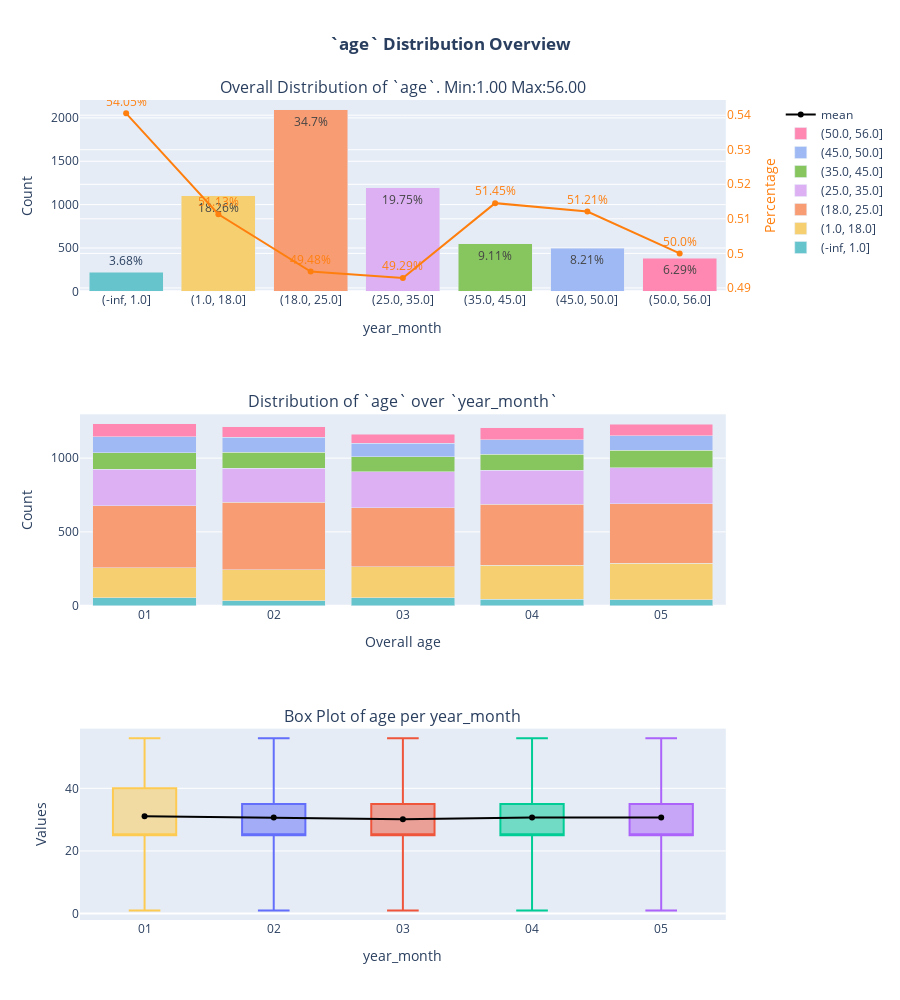

The cell this chart's notebook holds for it:
### Markdown cell above
# Quantile bins with single binary target across time

### Code cell
fig = eda_helper.eda_numerical(users, "age", label="target", timecol="year_month")
fig.show()

### Figure 1 — Plotly figure (JSON) as saved in the notebook; plotly's stock layout.template omitted (floating-point values rounded to 4 significant figures; data arrays with more than 128 entries replaced by an {"elided": "..."} marker saying what was removed)
{"data": [{"customdata": [0.03675, 0.1826, 0.347, 0.1975, 0.09106, 0.08212, 0.06291], "hovertemplate": "%{y} (%{customdata:.1%})", "marker": {"color": ["rgb(102, 197, 204)", "rgb(246, 207, 113)", "rgb(248, 156, 116)", "rgb(220, 176, 242)", "rgb(135, 197, 95)", "rgb(158, 185, 243)", "rgb(254, 136, 177)", "rgb(201, 219, 116)", "rgb(139, 224, 164)", "rgb(180, 151, 231)", "rgb(179, 179, 179)"]}, "name": "age", "showlegend": false, "text": ["3.68%", "18.26%", "34.7%", "19.75%", "9.11%", "8.21%", "6.29%"], "textposition": "auto", "type": "bar", "x": ["(-inf, 1.0]", "(1.0, 18.0]", "(18.0, 25.0]", "(25.0, 35.0]", "(35.0, 45.0]", "(45.0, 50.0]", "(50.0, 56.0]"], "xaxis": "x", "y": [222, 1103, 2096, 1193, 550, 496, 380], "yaxis": "y"}, {"customdata": [0.5405, 0.5113, 0.4948, 0.4929, 0.5145, 0.5121, 0.5], "hovertemplate": "%{y} (%{customdata:.1%})", "marker": {"color": "#ff7f0e"}, "mode": "lines+markers+text", "name": "target", "showlegend": false, "text": ["54.05%", "51.13%", "49.48%", "49.29%", "51.45%", "51.21%", "50.0%"], "textfont": {"color": "#ff7f0e", "size": 12}, "textposition": "top center", "type": "scatter", "x": ["(-inf, 1.0]", "(1.0, 18.0]", "(18.0, 25.0]", "(25.0, 35.0]", "(35.0, 45.0]", "(45.0, 50.0]", "(50.0, 56.0]"], "xaxis": "x", "y": [0.5405, 0.5113, 0.4948, 0.4929, 0.5145, 0.5121, 0.5], "yaxis": "y2"}, {"customdata": [0.04221, 0.0289, 0.04479, 0.03645, 0.03173], "hovertemplate": "%{y} (%{customdata:.1%})", "marker": {"color": "rgb(102, 197, 204)"}, "name": "(-inf, 1.0]", "type": "bar", "x": ["01", "02", "03", "04", "05"], "xaxis": "x2", "y": [52, 35, 52, 44, 39], "yaxis": "y3"}, {"customdata": [0.1656, 0.1734, 0.1826, 0.1906, 0.201], "hovertemplate": "%{y} (%{customdata:.1%})", "marker": {"color": "rgb(246, 207, 113)"}, "name": "(1.0, 18.0]", "type": "bar", "x": ["01", "02", "03", "04", "05"], "xaxis": "x2", "y": [204, 210, 212, 230, 247], "yaxis": "y3"}, {"customdata": [0.3417, 0.3774, 0.3428, 0.3438, 0.3295], "hovertemplate": "%{y} (%{customdata:.1%})", "marker": {"color": "rgb(248, 156, 116)"}, "name": "(18.0, 25.0]", "type": "bar", "x": ["01", "02", "03", "04", "05"], "xaxis": "x2", "y": [421, 457, 398, 415, 405], "yaxis": "y3"}, {"customdata": [0.2005, 0.1891, 0.2102, 0.1889, 0.1993], "hovertemplate": "%{y} (%{customdata:.1%})", "marker": {"color": "rgb(220, 176, 242)"}, "name": "(25.0, 35.0]", "type": "bar", "x": ["01", "02", "03", "04", "05"], "xaxis": "x2", "y": [247, 229, 244, 228, 245], "yaxis": "y3"}, {"customdata": [0.09172, 0.09001, 0.08958, 0.08948, 0.09439], "hovertemplate": "%{y} (%{customdata:.1%})", "marker": {"color": "rgb(135, 197, 95)"}, "name": "(35.0, 45.0]", "type": "bar", "x": ["01", "02", "03", "04", "05"], "xaxis": "x2", "y": [113, 109, 104, 108, 116], "yaxis": "y3"}, {"customdata": [0.08685, 0.08423, 0.07838, 0.08119, 0.07974], "hovertemplate": "%{y} (%{customdata:.1%})", "marker": {"color": "rgb(158, 185, 243)"}, "name": "(45.0, 50.0]", "type": "bar", "x": ["01", "02", "03", "04", "05"], "xaxis": "x2", "y": [107, 102, 91, 98, 98], "yaxis": "y3"}, {"customdata": [0.07143, 0.05698, 0.05168, 0.06959, 0.06428], "hovertemplate": "%{y} (%{customdata:.1%})", "marker": {"color": "rgb(254, 136, 177)"}, "name": "(50.0, 56.0]", "type": "bar", "x": ["01", "02", "03", "04", "05"], "xaxis": "x2", "y": [88, 69, 60, 84, 79], "yaxis": "y3"}, {"boxpoints": false, "jitter": 0.5, "name": "01", "pointpos": -1.8, "showlegend": false, "type": "box", "xaxis": "x3", "y": {"elided": "1232 int values"}, "yaxis": "y4"}, {"boxpoints": false, "jitter": 0.5, "name": "02", "pointpos": -1.8, "showlegend": false, "type": "box", "xaxis": "x3", "y": {"elided": "1211 int values"}, "yaxis": "y4"}, {"boxpoints": false, "jitter": 0.5, "name": "03", "pointpos": -1.8, "showlegend": false, "type": "box", "xaxis": "x3", "y": {"elided": "1161 int values"}, "yaxis": "y4"}, {"boxpoints": false, "jitter": 0.5, "name": "04", "pointpos": -1.8, "showlegend": false, "type": "box", "xaxis": "x3", "y": {"elided": "1207 int values"}, "yaxis": "y4"}, {"boxpoints": false, "jitter": 0.5, "name": "05", "pointpos": -1.8, "showlegend": false, "type": "box", "xaxis": "x3", "y": {"elided": "1229 int values"}, "yaxis": "y4"}, {"marker": {"color": "black"}, "name": "mean", "type": "scatter", "x": ["01", "02", "03", "04", "05"], "xaxis": "x3", "y": [31.05, 30.66, 30.1, 30.66, 30.7], "yaxis": "y4"}], "layout": {"annotations": [{"font": {"size": 16}, "showarrow": false, "text": "Overall Distribution of `age`. Min:1.00 Max:56.00", "x": 0.47, "xanchor": "center", "xref": "paper", "y": 1.0, "yanchor": "bottom", "yref": "paper"}, {"font": {"size": 16}, "showarrow": false, "text": "Distribution of `age` over `year_month`", "x": 0.47, "xanchor": "center", "xref": "paper", "y": 0.6167, "yanchor": "bottom", "yref": "paper"}, {"font": {"size": 16}, "showarrow": false, "text": "Box Plot of age per year_month", "x": 0.47, "xanchor": "center", "xref": "paper", "y": 0.2333, "yanchor": "bottom", "yref": "paper"}], "barmode": "stack", "height": 1000, "hovermode": "x unified", "title": {"text": "<b>`age` Distribution Overview</b>", "x": 0.5}, "xaxis": {"anchor": "y", "domain": [0, 0.94], "title": {"text": "year_month"}}, "xaxis2": {"anchor": "y3", "domain": [0, 0.94], "title": {"text": "Overall age"}}, "xaxis3": {"anchor": "y4", "domain": [0, 0.94], "title": {"text": "year_month"}}, "yaxis": {"anchor": "x", "domain": [0.7667, 1.0], "title": {"text": "Count"}}, "yaxis2": {"anchor": "x", "color": "#ff7f0e", "overlaying": "y", "side": "right", "title": {"text": "Percentage"}}, "yaxis3": {"anchor": "x2", "domain": [0.3833, 0.6167], "title": {"text": "Count"}}, "yaxis4": {"anchor": "x3", "domain": [0, 0.2333], "title": {"text": "Values"}}, "yaxis5": {"anchor": "x3", "overlaying": "y4", "side": "right"}}}
